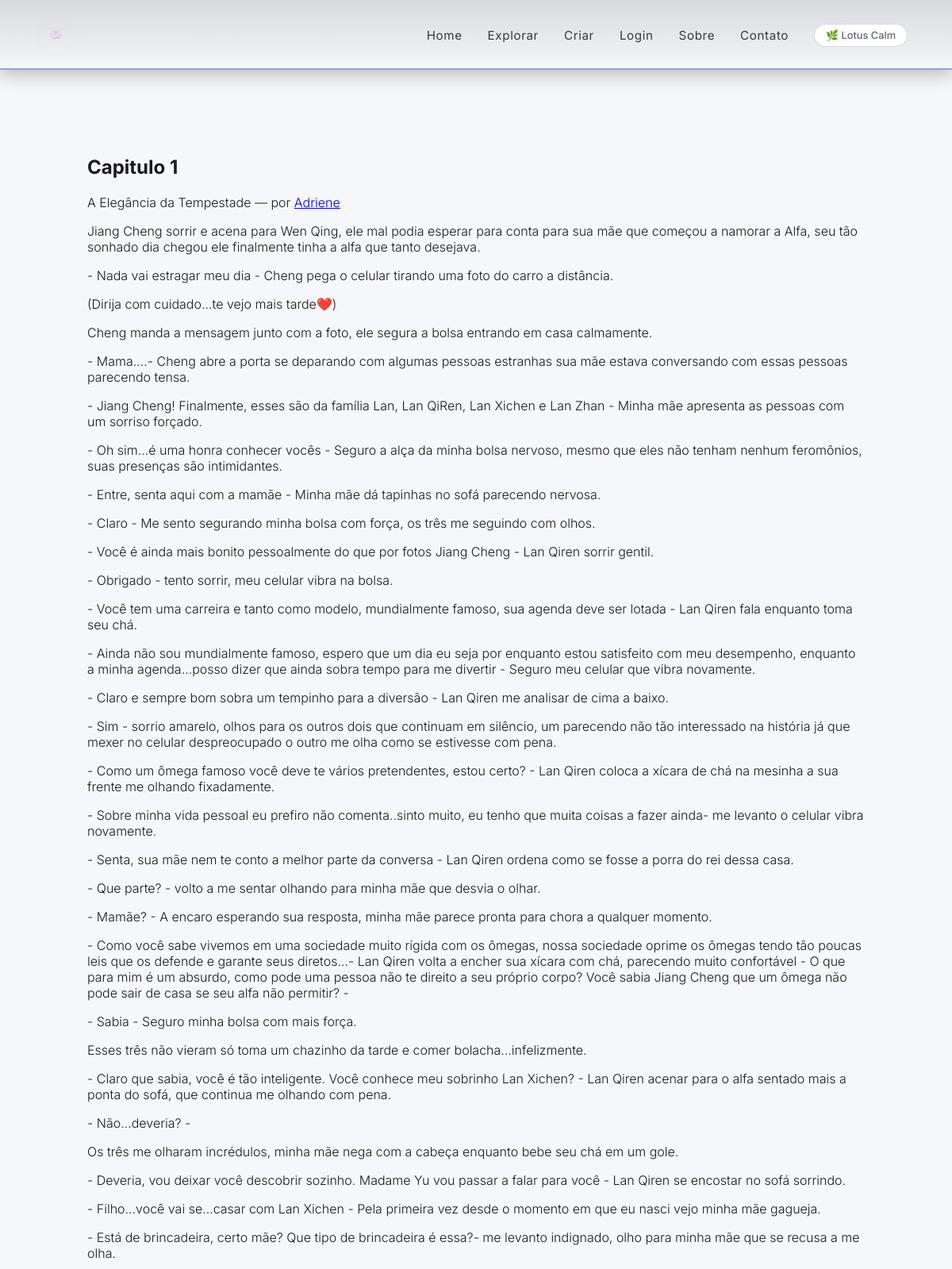
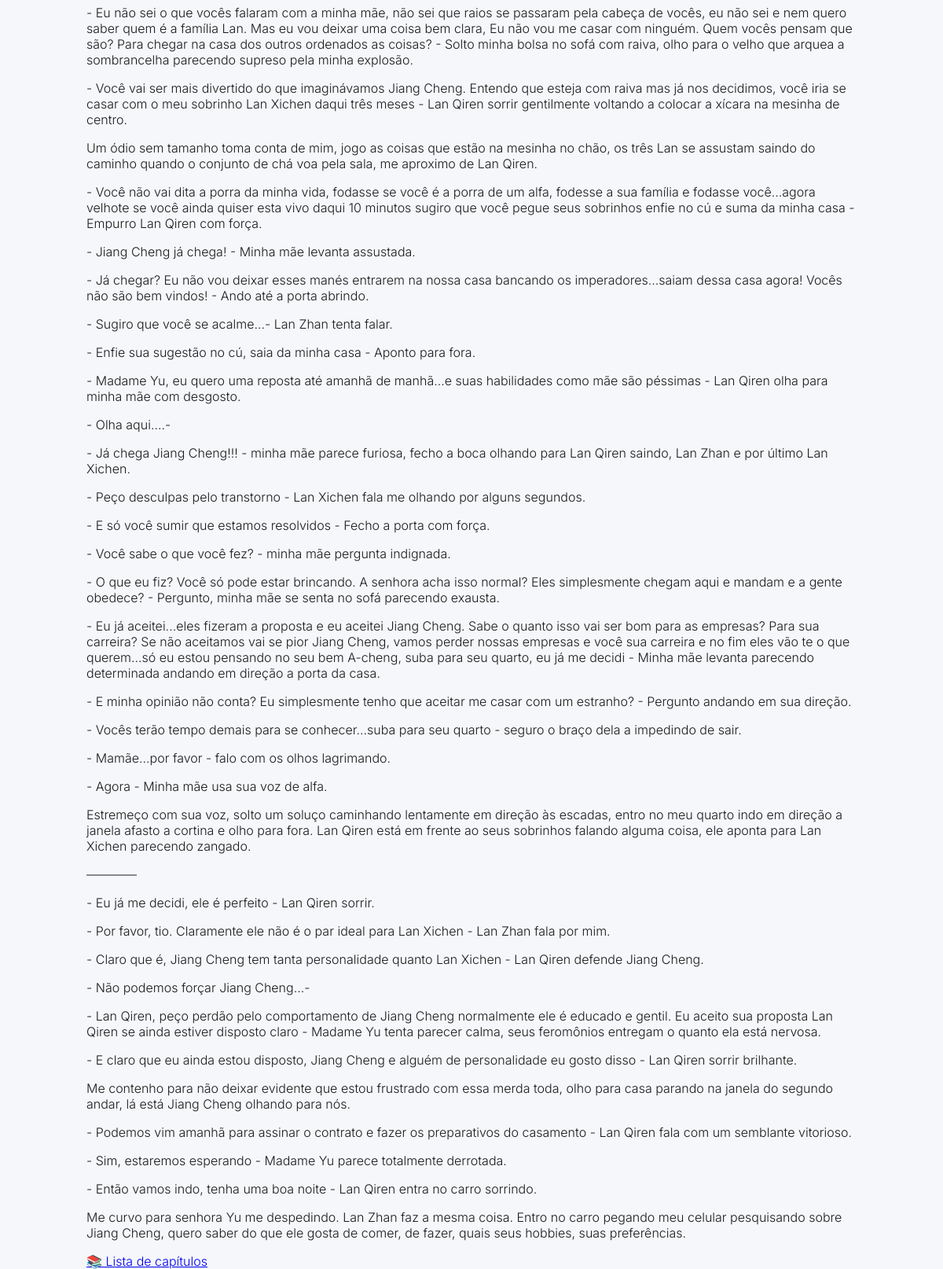
Page /fanfic/1/capitulo/1/ on the committed database (2 pictures, top to bottom).
### fanfics/models.py (models this page shows, shortened)
class Capitulo(models.Model):
    fanfic = models.ForeignKey(
        Fanfic,
        on_delete=models.CASCADE,
        related_name="capitulos"
    )
    titulo = models.CharField(max_length=200)
    conteudo = models.TextField()
    ordem = models.PositiveIntegerField()
    criado_em = models.DateTimeField(auto_now_add=True)

class Fanfic(models.Model):
    ESTADO_CHOICES = (
        ("andamento", "Em andamento"),
        ("completa", "Completa"),
    )
    VISIBILIDADE_CHOICES = (
        ("draft", "Rascunho"),
        ("published", "Publicado"),
    )
    titulo = models.CharField(max_length=200)
    descricao = models.TextField()
    conteudo = models.TextField()
    autor = models.ForeignKey(User, on_delete=models.CASCADE, related_name="fanfics")
    tags = models.ManyToManyField(Tag, blank=True, related_name="fanfics")
    likes = models.IntegerField(default=0)
    estado = models.CharField(
        max_length=20,
        choices=ESTADO_CHOICES,
        default="andamento"
    )
    visibilidade = models.CharField(
        max_length=10,
        choices=VISIBILIDADE_CHOICES,
        default="draft"
    )
    criado_em = models.DateTimeField(auto_now_add=True)

### fanfics/views.py (the view)
# urls.py: path('fanfic/<int:fanfic_id>/capitulo/<int:ordem>/', views.ler_capitulo, name='ler_capitulo'),
def ler_capitulo(request, fanfic_id, ordem):
    fanfic = get_object_or_404(Fanfic, id=fanfic_id)
    capitulo = get_object_or_404(
        Capitulo,
        fanfic=fanfic,
        ordem=ordem
    )
    capitulo_anterior = Capitulo.objects.filter(
        fanfic=fanfic,
        ordem__lt=ordem
    ).last()
    proximo_capitulo = Capitulo.objects.filter(
        fanfic=fanfic,
        ordem__gt=ordem
    ).first()
    return render(request, "fanfics/ler_capitulo.html", {
        "fanfic": fanfic,
        "capitulo": capitulo,
        "capitulo_anterior": capitulo_anterior,
        "proximo_capitulo": proximo_capitulo,
    })

### templates/fanfics/ler_capitulo.html (shortened to what this page needs)
{% extends 'base.html' %}
{% block content %}
<main class="reading-mode">
    <article class="fanfic-content">
        <header class="fanfic-header">
            <h1>{{ capitulo.titulo }}</h1>
            <p class="fanfic-meta">
                {{ fanfic.titulo }} —
                por
                <a href="{% url 'perfil_autor' fanfic.autor.username %}">
                    {{ fanfic.autor.username }}
                </a>
            </p>
        </header>
        <section class="fanfic-text">
            {{ capitulo.conteudo|linebreaks }}
        </section>
        <nav class="capitulo-nav">
            <a href="{% url 'fanfic_detail' fanfic.id %}">
                📚 Lista de capítulos
            </a>
        </nav>
    </article>
</main>
{% endblock %}

### static/css/home.css (style rules this page uses)
:root { --bg-color:#f5f7fa; --text-color:#1a1a1a; --card-color:#ffffff; --accent-color:#4a76a8; --secondary-text:#5f6b7a; --border-color: color-mix(in srgb, var(--secondary-text) 25%, transparent); --shadow: 0 18px 40px rgba(0,0,0,.18); --shadow-strong: 0 28px 60px rgba(0,0,0,.28); }
body.theme-calm { --bg-color:#f5f7fa; --text-color:#1a1a1a; --card-color:#ffffff; --accent-color:#4a76a8; --secondary-text:#5f6b7a; }
* { box-sizing:border-box; }
html, body { height:100%; }
body { margin:0; font-family:"Inter", sans-serif; font-weight:300; background:var(--bg-color); color:var(--text-color); -webkit-font-smoothing:antialiased; text-rendering:optimizeLegibility; }
body, .navbar, main, .theme-current, .theme-dropdown, .nav-links a { transition: background-color .45s ease, color .35s ease, border-color .35s ease, box-shadow .35s ease; }
main { padding-top:88px; min-height: calc(100vh - 88px); background: var(--bg-color); }

### rows in the picture
Capitulo: titulo "Capitulo 1", conteudo "Jiang Cheng sorrir e acena para Wen Qing, ele mal podia esperar para conta para sua mãe que começou a namorar a Alfa, seu tão sonhado dia chegou ele finalmente tinha a alfa que tanto desejava. - Nada vai estragar meu dia - Cheng pega o celular tirando uma foto do carro a distância. (Dirija com cuidado...te vejo mais tarde❤️) Cheng manda a mensagem junto com a foto, ele segura a bolsa entrando em casa calmamente. - Mama....- Cheng abre a porta se deparando com algumas pessoas estranhas sua mãe estava conversando com essas pessoas parecendo tensa. - Jiang Cheng! Finalmente, esses são da família Lan, Lan QiRen, Lan Xichen e Lan Zhan - Minha mãe apresenta as pessoas com um sorriso forçado. - Oh…"
Fanfic: titulo "A Elegância da Tempestade", autor.username "Adriene"
